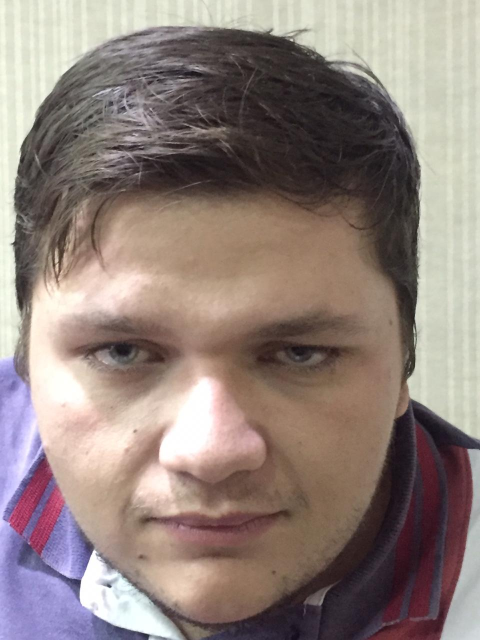
#> input picture Filtro-MACE/1.jpeg, 960 x 1280 px (shown at 1/2 size)
$ jupyter execute MACE.ipynb
#> lines starting #> are read from the running program, lines starting #| are printed output that depends on the picture
[cell 1]
import cv2
import os
import numpy as np
import glob
from math import ceil
from matplotlib import pyplot as plt
import matplotlib.image as plt2
import glob
from scipy.fftpack import fft

[cell 2]
#projetando filtro mace a partir de um banco de dados
#projetando matrix X
#realizar a fft de cada imagem e arranjar nas colunas de uma matriz d² x N
#calcular a matriz D a partir do espectro da imagem ao quadrado(armazena numa diagonal)

[cell 3]
def MACE_filter(path, d, L): #o parametro "d" serve para redimensionar as imagens de treinamento
                          #o valor padrao para d foi de 64

    soma = np.zeros((d**2, 1))
    X_ = np.zeros((d**2,L))
    i=0
    for img in path:
        n = cv2.imread(img,0)
        n = cv2.resize(n,(d,d))
        X = np.fft.fft2(n)                      #fft da imagem
        X = np.fft.fftshift(X)
        X_[:,i] = X.flatten()                      #transforma a fft em um vetor d² e armazana na coluna de uma matrix X de dimensao d²xN
        soma = soma + np.abs(X.reshape(d**2,1))**2 #soma dos espectros de potencia
        i = i + 1

    media = soma/i                                 #Calcula a media dos espectros
    u = np.ones((i, 1))                            #Vetor coluna de N linhas.
    D = np.diag(media.flatten())                   #D = diagonal da média do espectro de potencia
    D_inv = np.linalg.pinv(D)                      #Inversa de D

    #Calculando o filtro a partir dos parâmetros D, X e u especificados acima
    H = np.dot(np.dot(np.dot(D_inv,X_),np.linalg.pinv(np.dot(np.conj(np.transpose(X_)),np.dot(D_inv,X_)))),u)
    #H = D1*X*((X+*Di*X)^-1)*u
    return H

[cell 4]
def teste_correlacao(img, filtro, d):
    #lendo a imagem de teste
    half = int((d**2)/2)
    img = cv2.imread(img, 0)
    img = cv2.resize(img, (d,d))
    #calculando corrlacao
    img_fft = np.fft.fft2(img)           #transformada da imagem de teste
    img_fft = np.fft.fftshift(img_fft)
    img_fft = img_fft.reshape((d**2,1))  #redimensiona a saida para a dimensao do filtro
    teste = img_fft * np.conj(filtro)    #multiplica a transformada da imagem pelo conjugado do filtro
    teste = np.fft.ifftshift(teste)
    teste = np.fft.ifft2(teste)          #calcula a inversa
    #teste = np.fft.ifft2(teste)
    teste = np.real(teste)*d*d           #normaliza os valores
    #x = teste[half]
    teste[half] = teste[0]
    teste[0] = 0
    #print(teste[0])
    return teste

[cell 5]
imagem_de_teste_1 = plt2.imread('1.jpeg')
#> imagem_de_teste_1 is the input picture: shape (1280, 960, 3); mean R, G, B 144.7, 129.6, 123.6
imagem_de_teste_2 = plt2.imread('2.jpeg')
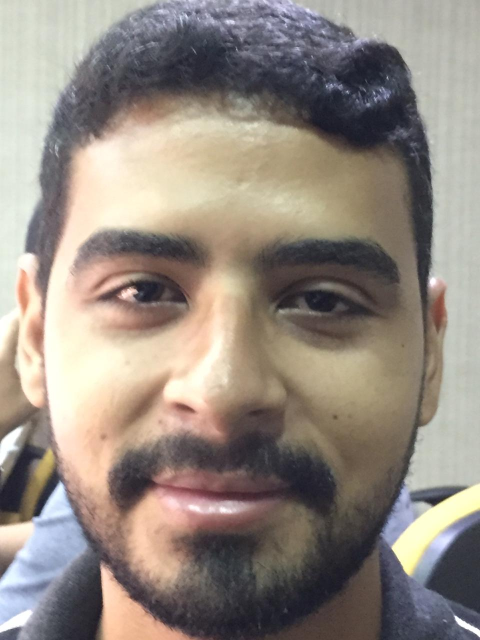
#> input picture Filtro-MACE/2.jpeg, 960 x 1280 px (shown at 1/2 size)
#> imagem_de_teste_2 is the input picture: shape (1280, 960, 3); mean R, G, B 147.7, 137.7, 128.9

plt.figure(figsize=(5,5))
plt.axis('off')

plt.subplot(121),plt.imshow(imagem_de_teste_1, cmap = 'gray')
plt.title('imagem de teste 1'), plt.xticks([]), plt.yticks([])
plt.subplot(122),plt.imshow(imagem_de_teste_2, cmap = 'gray')
plt.title('imagem de teste 2'), plt.xticks([]), plt.yticks([])
plt.show()
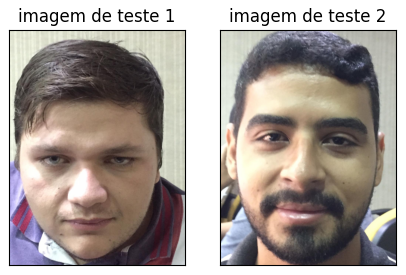
#> figure drawn by matplotlib, 2 panels

[cell 6]
path = glob.glob("data_3/*.jpeg") #selecionando a pasta cotendo as imagens para treinamento do filtro, com imagens .jpeg
L=len(path)
i=1
rows = 1
columns = ceil(len(path))
                                    #printando as imagens de treino do filtro
fig=plt.figure(figsize=(10, 10))
for img in path:
    treino = plt2.imread(img)
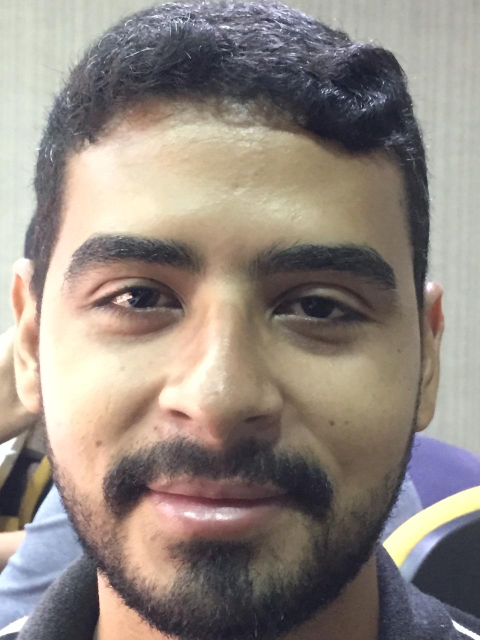
#> input picture Filtro-MACE/data_3/1.jpeg, 960 x 1280 px (shown at 1/2 size)
#> treino is the input picture: shape (1280, 960, 3); mean R, G, B 145.5, 135.4, 127.9
#> pass 3 of the loop `for img in path:`:
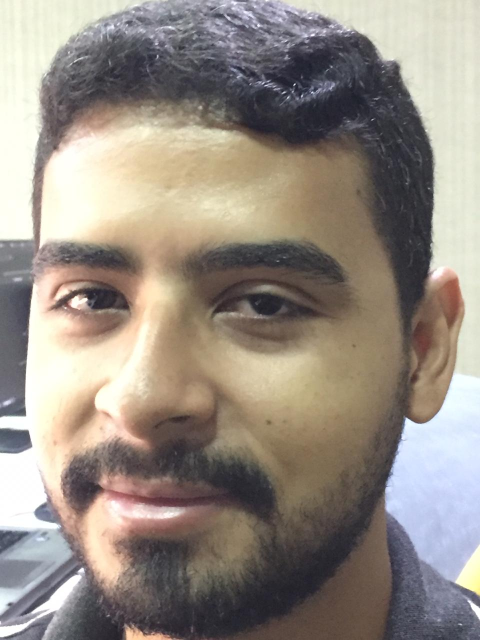
#> input picture Filtro-MACE/data_3/3.jpeg, 960 x 1280 px (shown at 1/2 size)
#> treino is the input picture: shape (1280, 960, 3); mean R, G, B 150.1, 140.8, 131.7
    fig.add_subplot(rows, columns, i)
    plt.axis('off')
    plt.imshow(treino)
    i=i+1
plt.show()
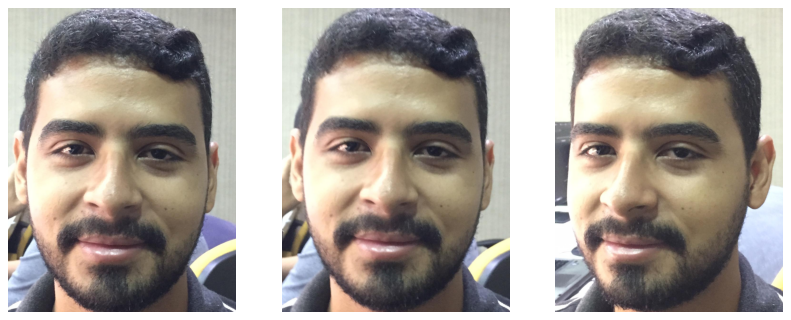
#> figure drawn by matplotlib, 3 panels

[cell 7]
A = MACE_filter(path, 64, L)  #calcula o filtro MACE passando a pasta com as imagens de treino e dimensão de 64 pixels
#> in MACE_filter, `n = cv2.imread(img,0)`:
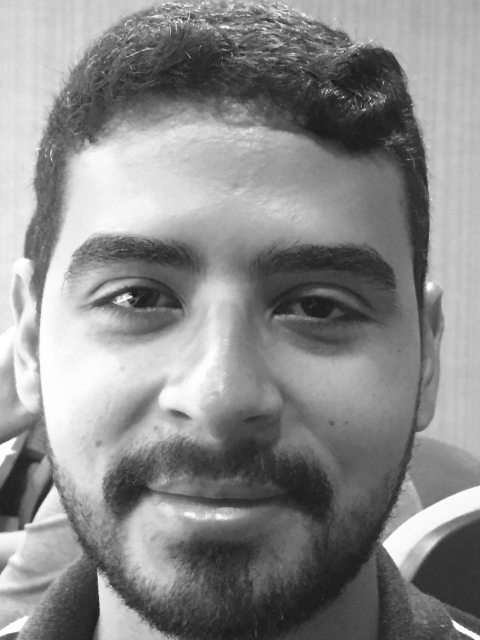
#> n: shape (1280, 960) (shown at 1/2 size); min 14, max 255, mean 137.6
#> in MACE_filter, `n = cv2.resize(n,(d,d))`:
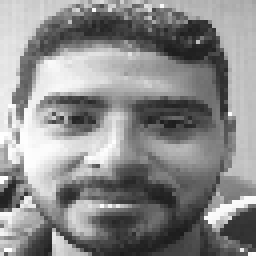
#> n: shape (64, 64) (shown 4 times larger); min 27, max 255, mean 138.2
#> in MACE_filter, `soma = soma + np.abs(X.reshape(d**2,1))**2`: soma = 4096 values, max 3.2e+11 at index 2080, min 865.7 at index 3048, mean 95016239
#> pass 3 of the loop in MACE_filter, `for img in path:`:
#> in MACE_filter, `n = cv2.imread(img,0)`:
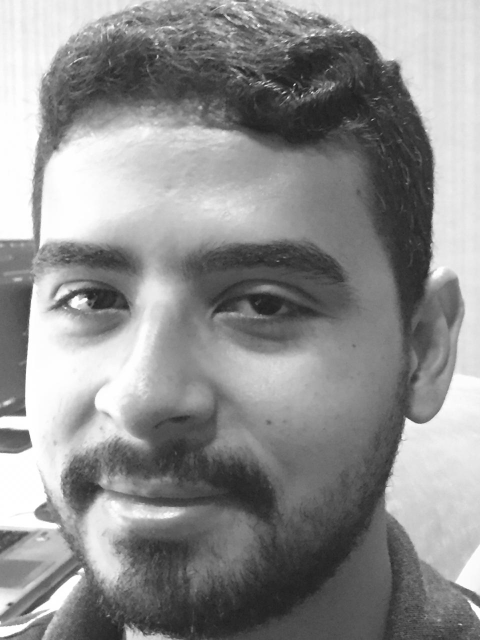
#> n: shape (1280, 960) (shown at 1/2 size); min 23, max 255, mean 142.6
#> in MACE_filter, `n = cv2.resize(n,(d,d))`:
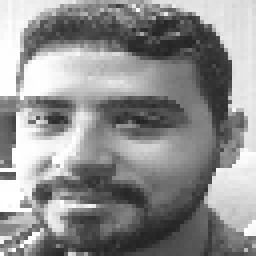
#> n: shape (64, 64) (shown 4 times larger); min 34, max 255, mean 142.6
#> soma = 4096 values, max 9.9e+11 at index 2080, min 130824 at index 840, mean 293951544
#> in MACE_filter, `media = soma/i`: media = 4096 values, max 3.3e+11 at index 2080, min 43608 at index 840, mean 97983848
